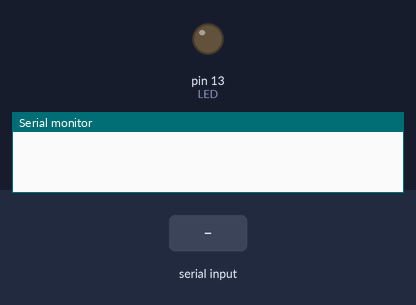
A sketch run on a simulated Arduino Uno, built with avr-gcc and run on an emulated ATmega328P. Shown: output pins drawn as LEDs (lit = HIGH), the last lines printed to the serial monitor. Inputs (shaded band) come from the test bench.

Above: at 1.2 s.
1.3 s: "ledon" received over Serial
At 2.5 s:
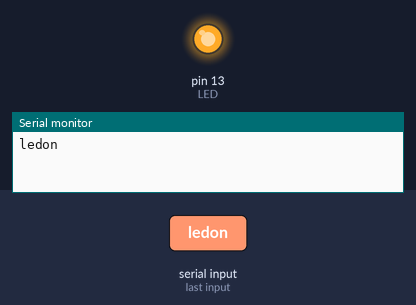
2.8 s: "ledoff" received over Serial
At 3.9 s:
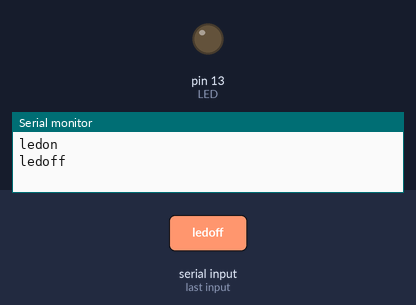
4.3 s: "led" received over Serial
At 5.7 s:
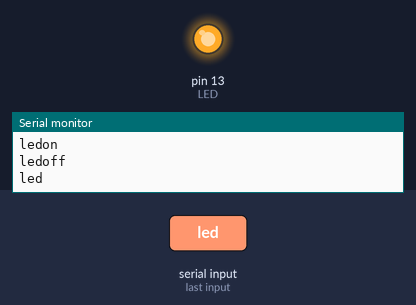
Timing chart, 0 to 7.8 s (numbered marks = the images above; inputs shaded):
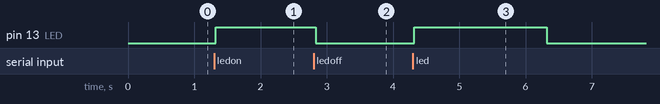

The sketch:

BluetoothModulo2.ino
```cpp
/* ========================================================================================================

   Este código é copiado do professor e tem a função de utilizar o módulo Bluetooth. Nesse código o celular enviará um comando para o Arduino atrabés do Bluetooth, fazendo um led acender.


   Controle de LED por BlueTooth


   Autor: Eng. Wagner Rambo  Data: Janeiro de 2019

   www.wrkits.com.br | facebook.com/wrkits | youtube.com/user/canalwrkits


   Hardware:

               HC-05
                RX
 Arduino   ____  |  ____
 D1 TX ---|____|-o-|____|--- GND
           1.5k     2.2k

 Arduino      HC-05
 D0 RX  -----  TX
    5V  -----  VCC
   GND  -----  GND

======================================================================================================== */


// ========================================================================================================
// --- Mapeamento de Hardware ---
#define   LED   13     //led onboard digital 13


// ========================================================================================================
// --- Variáveis Globais ---
String  LED_control;   //string para controle do LED


// ========================================================================================================
// --- Configurações Iniciais ---
void setup()
{
  Serial.begin(9600);      //inicializa serial em 9600bps
  pinMode(LED, OUTPUT);    //configura saída para o led
  digitalWrite(LED, LOW);  //inicializa led desligado


} //end setup


// ========================================================================================================
// --- Loop Infinito ---
void loop()
{
  while(Serial.available())   //aguarda dados
  {
    delay(5);                 //atrasa 5 ms

    char let = Serial.read(); //armazena bytes
    LED_control += let;       //na string de controle

  } //end while

  if(LED_control.length() > 0x00) //maior que zero?
  {                               //sim
    Serial.println(LED_control);  //imprime na Serial monitor

    //comando para ligar LED
    if(LED_control == "ledon") digitalWrite(LED, HIGH);

    //comando para desligar LED
    else if(LED_control == "ledoff") digitalWrite(LED, LOW);

    //comando para piscar led uma vez
    else if(LED_control == "led")
    {
       digitalWrite(LED, HIGH);
       delay(2000);
       digitalWrite(LED,  LOW);

    } //end led


    LED_control = ""; //limpa string

  } //end readString


} //end loop
```

Measured:
- after the input at 1.3 s, pin 13 (LED): LOW → HIGH at once
- after the input at 2.8 s, pin 13 (LED): HIGH → LOW at once
- after the input at 4.3 s, pin 13 (LED): LOW → HIGH at once, → LOW 2.0 s later
